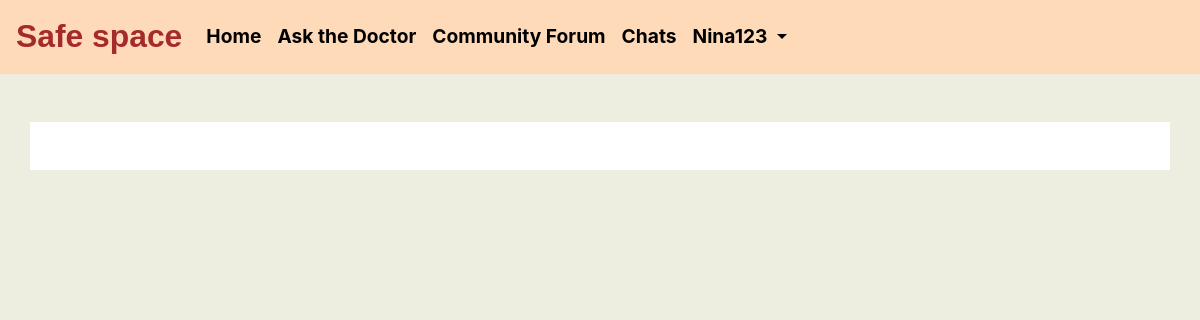
/ask_the_doctor/my_questions/2/ (signed in), run on an earlier commit of the app's database.
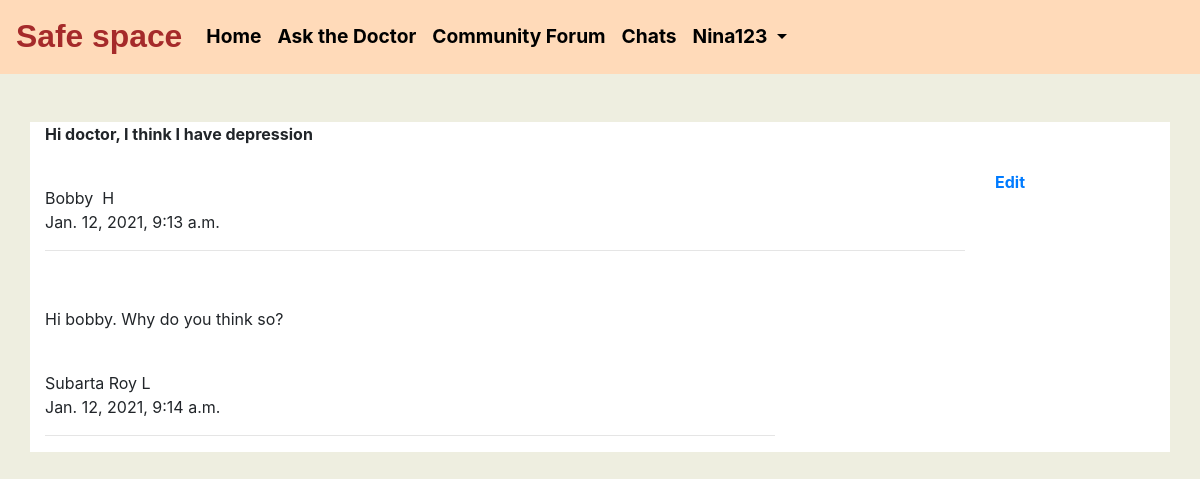
And on a later commit of the database.
### Ask_the_doctor/models.py (models this page shows, shortened)
class question_to_therapist(models.Model):
	class Meta:
		verbose_name_plural="Questions for therapists"
	id=models.AutoField(primary_key=True,unique=True)
	user=models.ForeignKey(Profile,on_delete=models.CASCADE,related_name='questionfortherapist',blank=True,null=True)
	therapist=models.ForeignKey(Therapist,on_delete=models.CASCADE,related_name='questionfortherapist',blank=True,null=True)
	question=RichTextField(blank=True,null=True)
	date=models.DateTimeField(auto_now_add=True)

class answers_from_therapist(models.Model):
	class Meta:
		verbose_name_plural="Answers from therapist"
	id=models.AutoField(primary_key=True,unique=True)
	user=models.ForeignKey(Profile,on_delete=models.CASCADE,related_name='answersfromtherapist',blank=True,null=True)
	therapist=models.ForeignKey(Therapist,on_delete=models.CASCADE,related_name='answersfromtherapist',blank=True,null=True)
	question=models.ForeignKey(question_to_therapist,on_delete=models.CASCADE,related_name='answersfromtherapist',blank=True,null=True)
	answer=RichTextField(blank=True,null=True)
	date=models.DateTimeField(auto_now_add=True)

### accounts/models.py (models this page shows, shortened)
class Profile(models.Model):
    user = models.OneToOneField(CustomUser, on_delete=models.CASCADE,null=True)
    user_name=models.CharField(max_length=200,blank=True)
    first_name=models.CharField(max_length=100,blank=True)
    last_name=models.CharField(max_length=100,blank=True)
    email_id=models.EmailField(blank=True,null=True)
    reason = models.TextField(max_length=500, blank=True)
    location = models.CharField(max_length=30, blank=True)
    date_of_birth = models.DateField(null=True, blank=True)
    date_of_joining=models.DateTimeField(auto_now_add=True)
    superuser=models.BooleanField(default=True)
    objects=CustomUserManager()

class Therapist(models.Model):
    user=models.OneToOneField(CustomUser,on_delete=models.CASCADE,null=True)
    therapist_name=models.CharField(max_length=200,blank=True)
    therapist_email=models.EmailField(blank=True)
    office_address=models.TextField(max_length=800,blank=True)
    qualification=models.CharField(max_length=200,blank=True)
    specialization_area=models.CharField(max_length=400,blank=True)
    objects=CustomUserManager()

### Ask_the_doctor/views.py (the view)
# urls.py: path('my_questions/<int:pk>/',views.MyQuestions.as_view()),
class MyQuestions(LoginRequiredMixin,View):
	def get(self,request,*args,**kwargs):
		question_id=kwargs['pk']
		question=question_to_therapist.objects.filter(id=question_id)
		answers=answers_from_therapist.objects.filter(question=question_id)
		context={
			'question':question,
			'answers':answers
		}
		return render(request,'Ask_the_doctor/my_questions.html',context)

### Ask_the_doctor/templates/Ask_the_doctor/my_questions.html (shortened to what this page needs)
{% extends 'ask_the_doctor/base.html' %}
{% block content %}
<br><br>
<div class="container" style="background-color:white;">
	<div class="row">
		{% for question in question %}
	    <div class="col-lg-10 col-md-10 col-sm-12 col-xs-12">
	    	<span style="font-weight: bolder;">{{question.question|safe}}</span><br>
	    	{{question.user.first_name}} &nbsp;{{question.user.last_name}}<br>
	    	{{question.date}}<hr>
	    </div>
	    <div class="col-lg-2 col-md-2 col-sm-12 col-xs-12">
	    	<br><br><b><a href="/ask_the_doctor/my_questions/{{question.id}}/edit/">Edit</a></b>
	    </div>
	    {% endfor %}
	    <br>
	</div>
	<br>
	<div class="row">
	    {% for answers in answers %}
	    <div class="col-lg-8 col-md-8 col-sm-12 col-xs-12 ">
	    	<p>{{answers.answer|safe}}</p><br>
	    	{{answers.therapist.therapist_name}}<br>
	    	{{answers.date}}<br><hr>
	    </div>
	    {% endfor %}
	</div>
</div>
{% endblock %}

What changed in the data, as far as the page shows it:
added question_to_therapist: question "Hi doctor, I think I have depression", user.first_name "Bobby", user.last_name "H", date "Jan. 12, 2021, 9:13 a.m."
added answers_from_therapist: answer "Hi bobby. Why do you think so?", therapist.therapist_name "Subarta Roy L", date "Jan. 12, 2021, 9:14 a.m."
